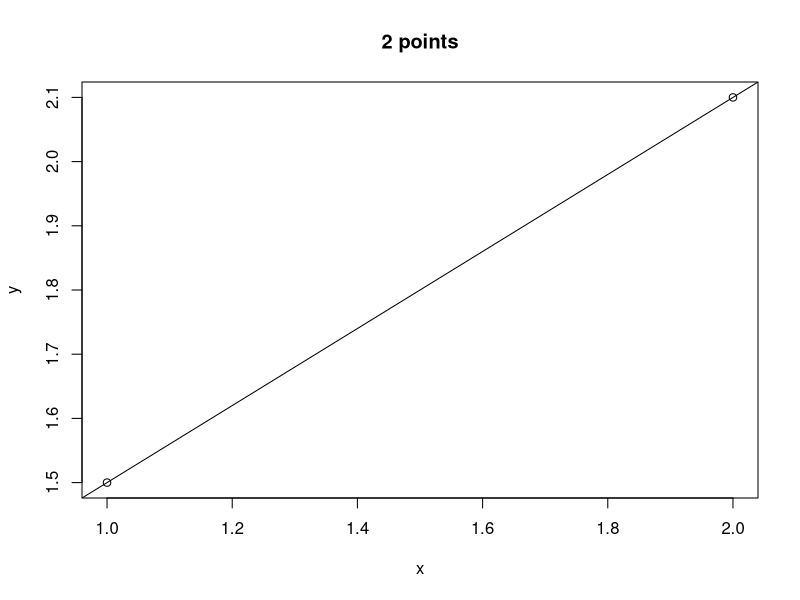
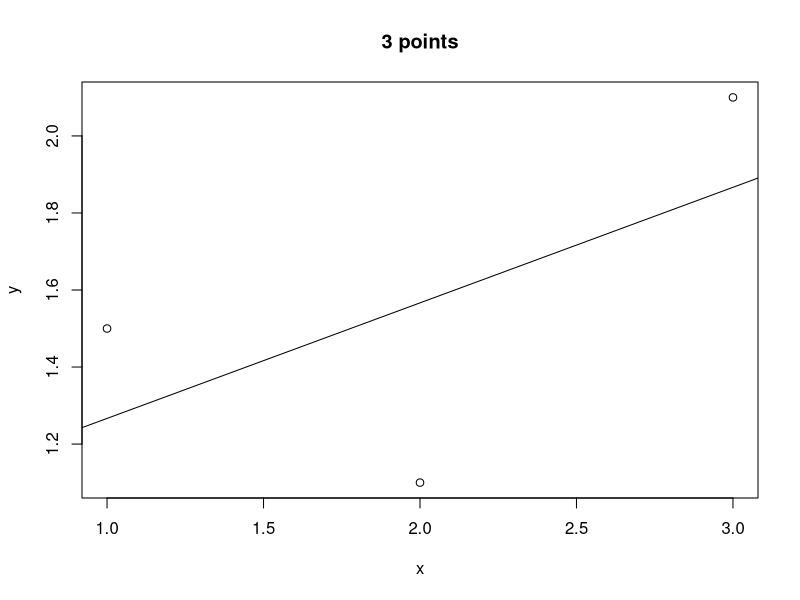
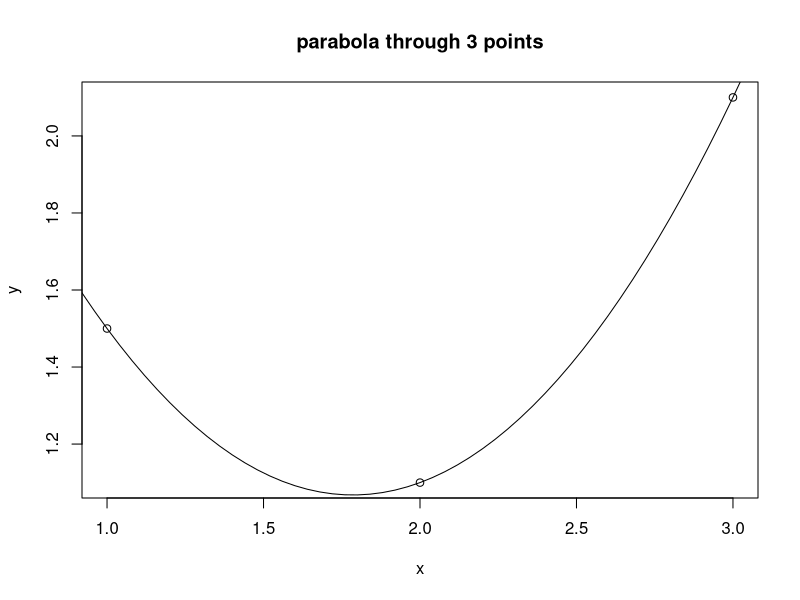

The R script that drew these images, in order:
#fit a line through 2 data points

x = c(1, 2)
y = c(1.5, 2.1)
 
plot(x, y, main="2 points")  
fit = lm(y~x)        #compute the line and dave data in fit
abline(fit)          #plot the line stored in fit
print(fit)
print(summary(fit)) #lots more info


par(ask=TRUE)

#compute least-square line fit for 3 data points
x = c(1, 2, 3)
y = c(1.5, 1.1, 2.1)
 
plot(x, y, main="3 points") 
fit = lm(y~x)
abline(fit)
print(fit)
print(summary(fit)) #lots more info about the fitness

#compute the parabola through 3 data points
x = c(1, 2, 3)
y = c(1.5, 1.1, 2.1)
 
plot(x, y, main="parabola through 3 points") 
fit = lm(y~x + I(x^2))
print(fit)
curve(3.3 - 2.5* x + 0.7*x^2, 0, 4, add=TRUE)